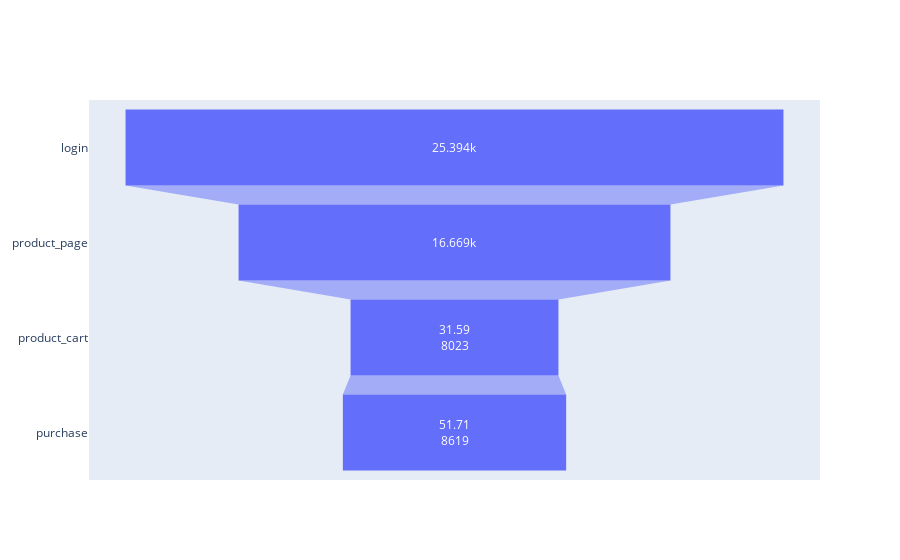
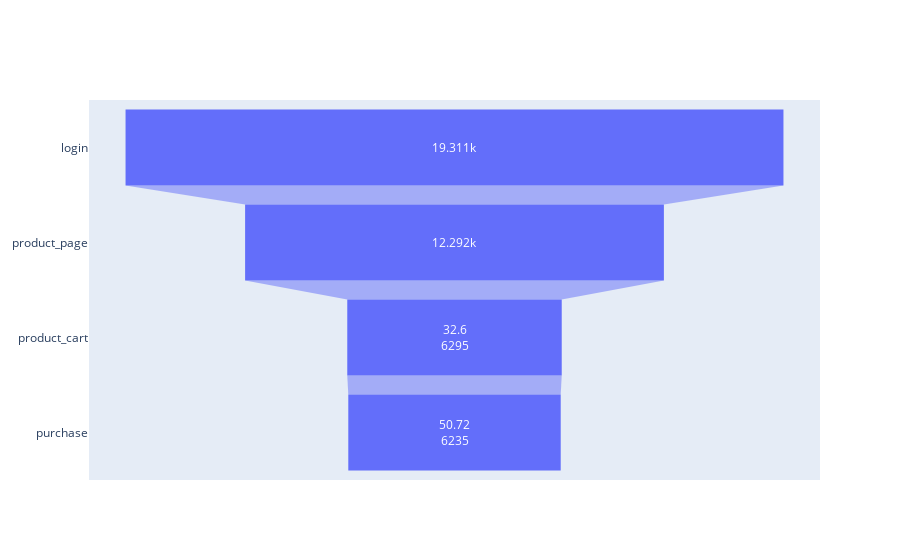

Notebook code cell kept with these figures, in order:
### Markdown cell above
### ¿El número de eventos por usuario está distribuido equitativamente entre las muestras?

### Code cell
df_merge_participants_events = df_final_participants.merge(df_final_events, how='inner', on='user_id')
df_merge_final_participants_events = df_merge_participants_events.pivot_table(columns='group',
                                                                                    index='event_name',
                                                                                    values='user_id',
                                                                                    aggfunc='count').sort_values(by='B', 
                                                                                                                 ascending=False).reset_index()

df_merge_final_participants_events['ratio A(%)']= ((df_merge_final_participants_events['A']/df_merge_final_participants_events['A'].shift(2))*100).round(2)
df_merge_final_participants_events['ratio B(%)']= ((df_merge_final_participants_events['B']/df_merge_final_participants_events['B'].shift(2))*100).round(2)

df_merge_final_participants_events_a = df_merge_final_participants_events[['event_name', 'A', 'ratio A(%)']]
df_merge_final_participants_events_b = df_merge_final_participants_events[['event_name', 'B', 'ratio B(%)']]
display(df_merge_final_participants_events)

fig_a = go.Figure(go.Funnel(
    x=df_merge_final_participants_events_a['A'],
    y=df_merge_final_participants_events_a['event_name'],
    text=df_merge_final_participants_events_a['ratio A(%)'],
    textinfo="value+text"
))

fig_b =go.Figure(go.Funnel(
    x=df_merge_final_participants_events_b['B'],
    y=df_merge_final_participants_events_b['event_name'],
    text=df_merge_final_participants_events_b['ratio B(%)'],
    textinfo="value+text"
))
fig_a.show()
fig_b.show()

### Figure 1 — Plotly figure (JSON) as saved in the notebook; plotly's stock layout.template omitted (floating-point values rounded to 4 significant figures)
{"data": [{"text": [null, null, 31.59, 51.71], "textinfo": "value+text", "type": "funnel", "x": [25394, 16669, 8023, 8619], "y": ["login", "product_page", "product_cart", "purchase"]}], "layout": {}}

### Figure 2 — Plotly figure (JSON) as saved in the notebook; plotly's stock layout.template omitted (floating-point values rounded to 4 significant figures)
{"data": [{"text": [null, null, 32.6, 50.72], "textinfo": "value+text", "type": "funnel", "x": [19311, 12292, 6295, 6235], "y": ["login", "product_page", "product_cart", "purchase"]}], "layout": {}}
